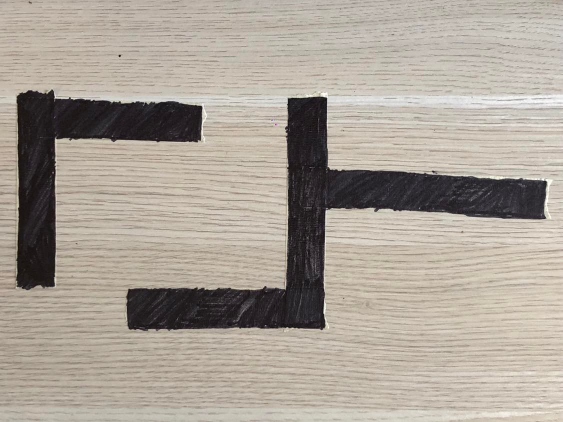
%> input picture matlab/map.jpg, 1125 x 844 px (shown at 1/2 size)
$ octave robot_sim_astar.m   (GNU Octave 9; MATLAB toolbox functions it lacks are replaced by stand-ins)
%> lines starting %> are read from the running program, lines starting %| are printed output that depends on the picture; in (x1, y1, x2, y2) boxes, pixels count from 0 and x2, y2 are one past the last pixel; in counts of white or black regions, pixels touching at a corner belong together; the program's own positions count from 1
clear all;

% import image and transform to binary
img = imread('map.jpg');
%> img is the input picture: size 844x1125x3 uint8; mean R, G, B 170.5, 161.8, 151.6
%img = imread('maze.png');
img = rgb2gray(img);
%> img: size 844x1125 uint8
img = img < 100;
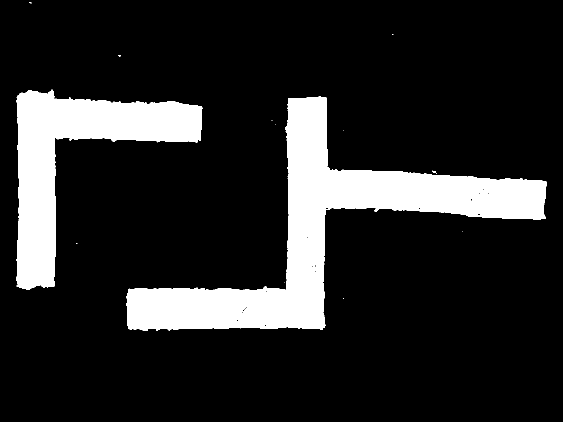
%> img: size 844x1125 logical (shown at 1/2 size); 15.3% white; 14 white regions (11 under 20 px), largest, box (x1, y1, x2, y2) and area: (253, 193, 1094, 662) 93982, (32, 179, 405, 580) 51491, (864, 341, 872, 346) 21
img = imresize(img, 0.1);
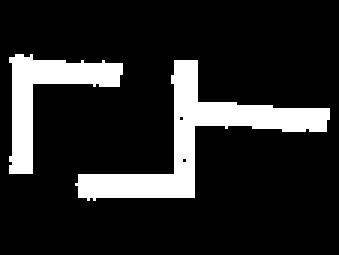
%> img: size 85x113 logical (shown 3 times larger); 15.2% white; 2 white regions, box (x1, y1, x2, y2) and area: (25, 20, 110, 67) 944, (3, 18, 41, 58) 512
%> (the run ends here)
